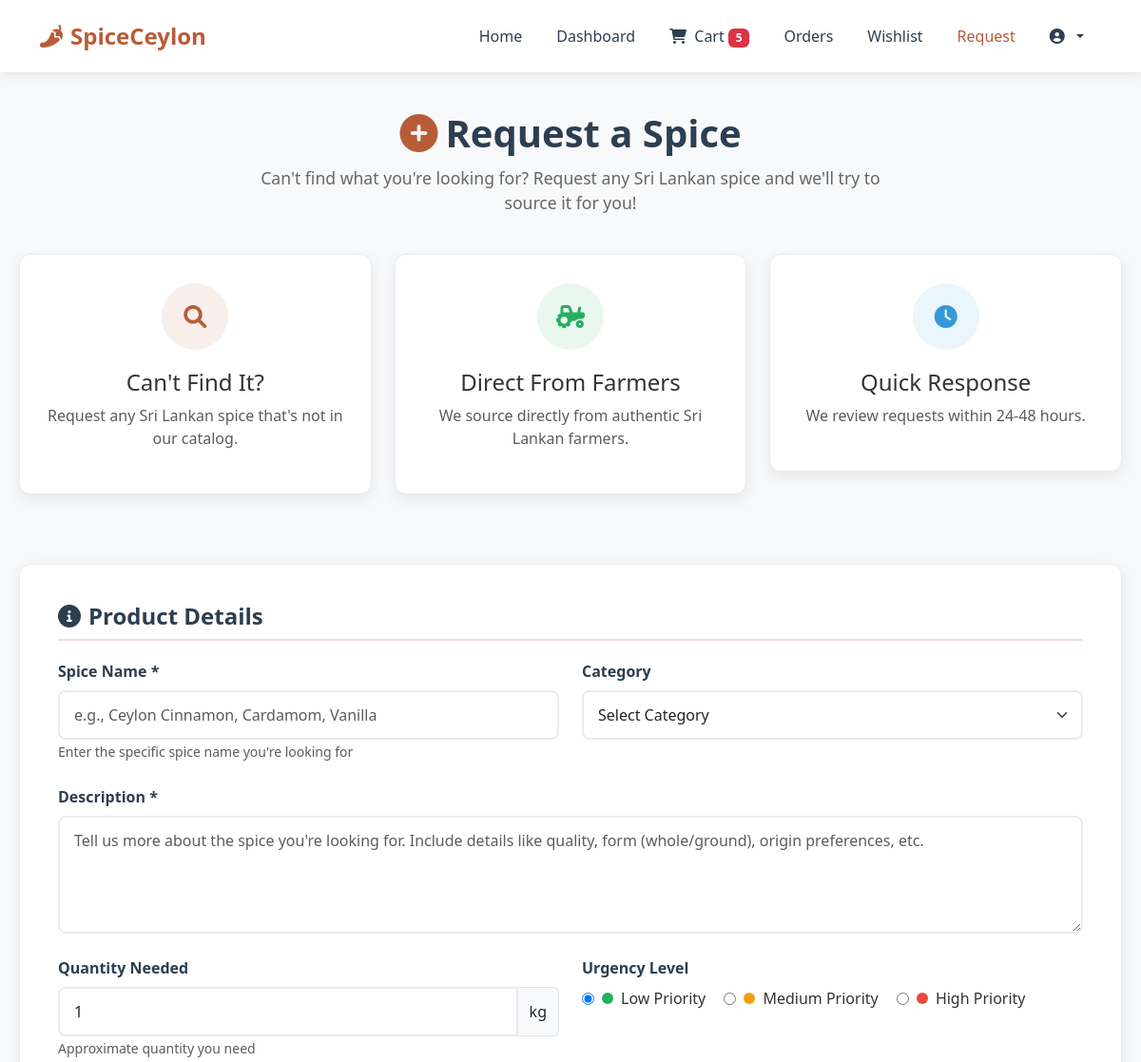
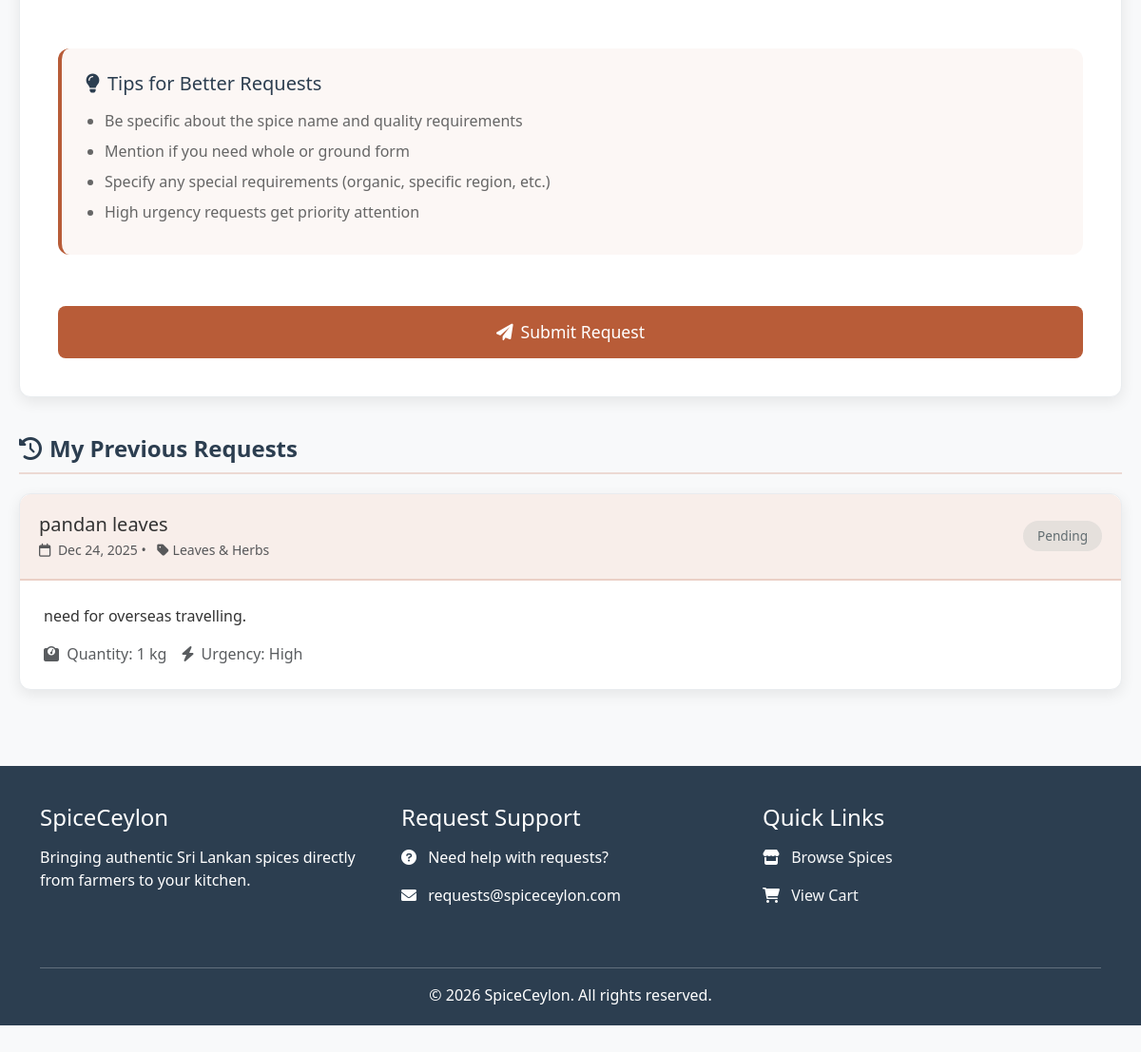
/customer/request.php (signed in), run on an earlier commit of the app's database (2 pictures, top to bottom).
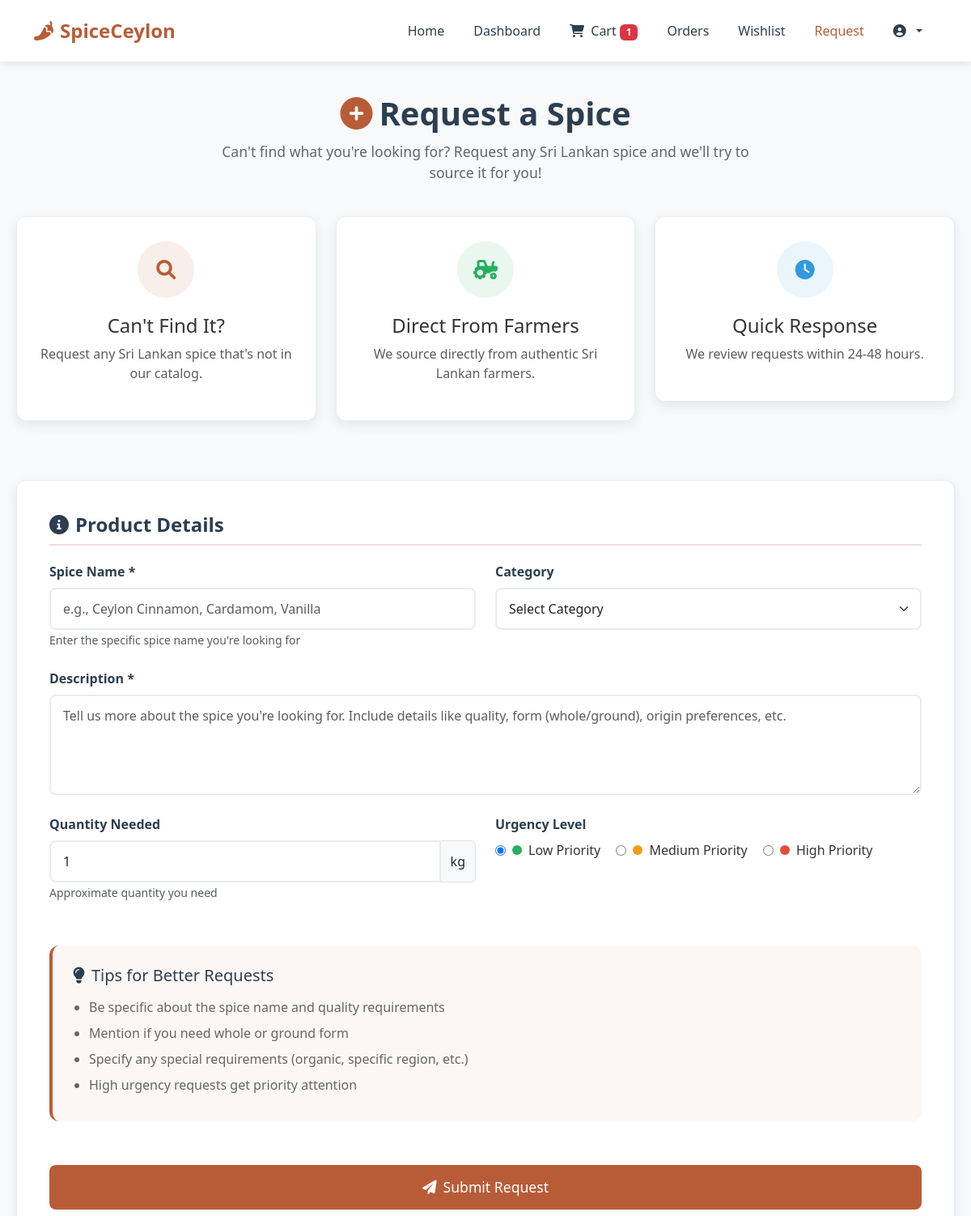
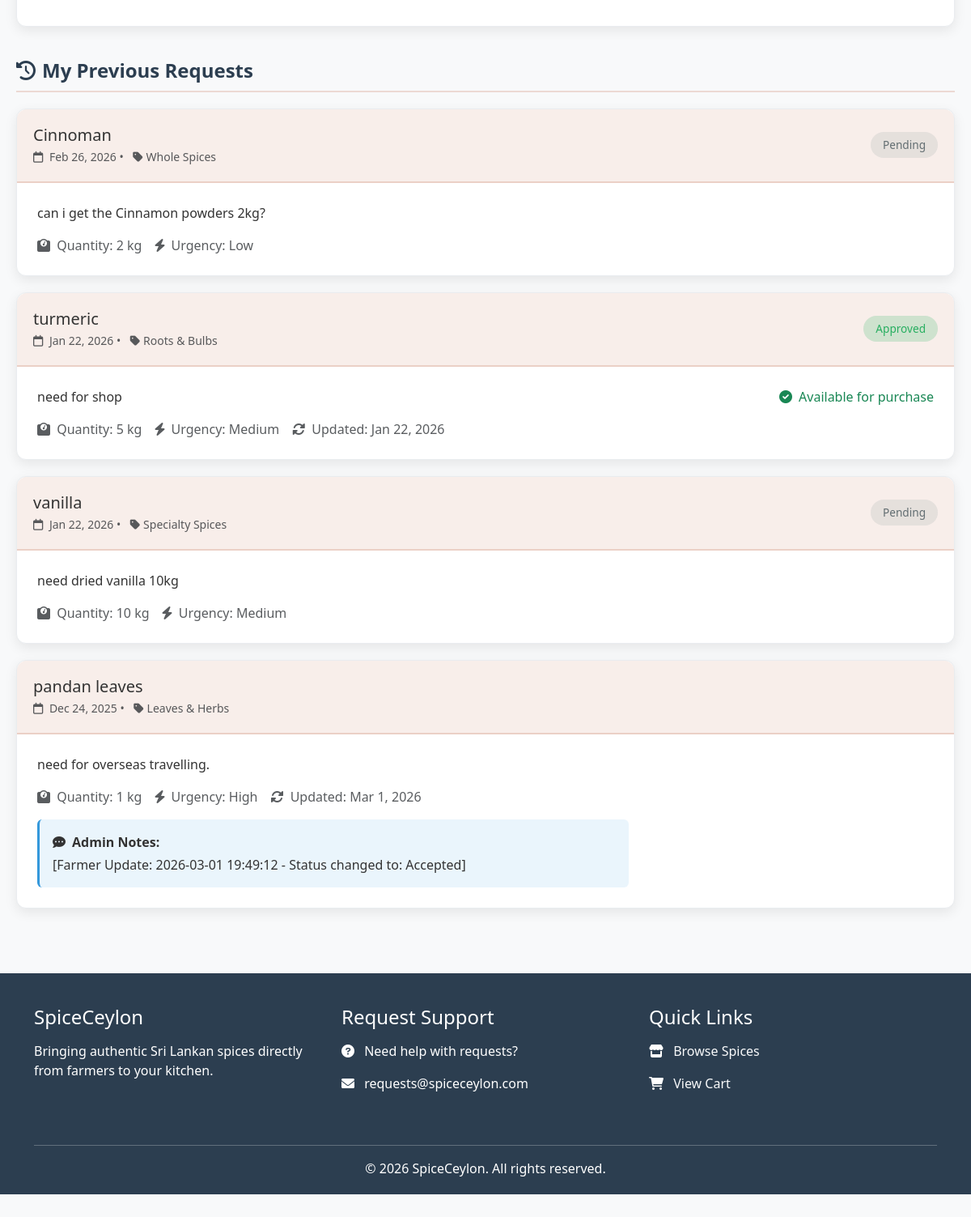
And on a later commit of the database (2 pictures, top to bottom).
### tables this page shows
CREATE TABLE `product_requests` (
  `request_id` int(11) NOT NULL,
  `customer_id` int(11) NOT NULL,
  `product_name` varchar(255) NOT NULL,
  `category` varchar(100) DEFAULT NULL,
  `description` text DEFAULT NULL,
  `quantity_requested` int(11) DEFAULT 1,
  `urgency` enum('Low','Medium','High') DEFAULT 'Medium',
  `status` enum('Pending','Reviewed','Approved','Rejected','Completed') DEFAULT 'Pending',
  `admin_notes` text DEFAULT NULL,
  `created_at` timestamp NOT NULL DEFAULT current_timestamp(),
  `updated_at` timestamp NULL DEFAULT NULL ON UPDATE current_timestamp(),
  `assigned_farmer_id` int(11) DEFAULT NULL
);

### customer/request.php (the view, shortened to what the changed rows need)
<?php
include '../config/db.php';
$user_id = $_SESSION['user_id'];
$requests_query = "SELECT * FROM product_requests WHERE customer_id = ? ORDER BY created_at DESC";
$requests_stmt = $conn->prepare($requests_query);
$requests_stmt->bind_param("i", $user_id);
$requests_stmt->execute();
$requests_result = $requests_stmt->get_result();
$cart_query = "SELECT COUNT(*) as cart_count FROM cart WHERE customer_id = ?";
$cart_stmt = $conn->prepare($cart_query);
$cart_stmt->bind_param("i", $user_id);
$cart_stmt->execute();
$cart_result = $cart_stmt->get_result();
$cart_count = $cart_result->fetch_assoc()['cart_count'];
?>
<!DOCTYPE html>
<html lang="en">
<head>
    <link href="https://cdn.jsdelivr.net/npm/bootstrap@5.3.0/dist/css/bootstrap.min.css" rel="stylesheet">
    <link rel="stylesheet" href="https://cdnjs.cloudflare.com/ajax/libs/font-awesome/6.0.0/css/all.min.css">
</head>
<body>
    <nav class="navbar navbar-expand-lg">
        <div class="container">
            <div class="collapse navbar-collapse">
                <ul class="navbar-nav ms-auto">
                    <li class="nav-item">
                        <a class="nav-link" href="cart.php">
                            <i class="fas fa-shopping-cart me-1"></i> Cart
                            <?php if($cart_count > 0): ?>
                                <span class="badge bg-danger"><?php echo $cart_count; ?></span>
                            <?php endif; ?>
                        </a>
                    </li>
                </ul>
            </div>
        </div>
    </nav>
    <div class="request-container">
        <div class="request-header">
            <h1><i class="fas fa-plus-circle me-2" style="color: var(--spice-red);"></i>Request a Spice</h1>
        </div>
        <div class="form-section">
            <?php if ($requests_result->num_rows > 0): ?>
                <div class="requests-list">
                    <?php while ($request = $requests_result->fetch_assoc()):
                        $statusClass = 'status-' . strtolower($request['status']);
                    ?>
                    <div class="request-card">
                        <div class="request-card-header">
                            <div class="d-flex justify-content-between align-items-center flex-wrap">
                                <div>
                                    <h5 class="mb-1"><?php echo htmlspecialchars($request['product_name']); ?></h5>
                                    <p class="text-muted mb-0 small">
                                        <i class="far fa-calendar me-1"></i>
                                        <?php echo date('M j, Y', strtotime($request['created_at'])); ?>
                                        <?php if ($request['category']): ?>
                                            • <i class="fas fa-tag ms-2 me-1"></i><?php echo htmlspecialchars($request['category']); ?>
                                        <?php endif; ?>
                                    </p>
                                </div>
                                <span class="status-badge <?php echo $statusClass; ?> mt-2 mt-md-0">
                                    <?php echo $request['status']; ?>
                                </span>
                            </div>
                        </div>
                        <div class="request-card-body">
                            <div class="row">
                                <div class="col-md-8">
                                    <p class="mb-3"><?php echo htmlspecialchars($request['description']); ?></p>
                                    <div class="d-flex flex-wrap gap-3">
                                        <span class="text-muted">
                                            <i class="fas fa-weight me-1"></i>
                                            Quantity: <?php echo $request['quantity_requested']; ?> kg
                                        </span>
                                        <span class="text-muted">
                                            <i class="fas fa-bolt me-1"></i>
                                            Urgency: <?php echo $request['urgency']; ?>
                                        </span>
                                        <?php if ($request['updated_at']): ?>
                                            <span class="text-muted">
                                                <i class="fas fa-sync-alt me-1"></i>
                                                Updated: <?php echo date('M j, Y', strtotime($request['updated_at'])); ?>
                                            </span>
                                        <?php endif; ?>
                                    </div>
                                    <?php if ($request['admin_notes']): ?>
                                        <div class="mt-3 p-3 rounded" style="background: rgba(52, 152, 219, 0.1); border-left: 3px solid var(--spice-blue);">
                                            <strong><i class="fas fa-comment-dots me-2"></i>Admin Notes:</strong>
                                            <p class="mb-0 mt-1"><?php echo htmlspecialchars($request['admin_notes']); ?></p>
                                        </div>
                                    <?php endif; ?>
                                </div>
                                <div class="col-md-4 text-md-end mt-3 mt-md-0">
                                    <?php if ($request['status'] == 'Completed'): ?>
                                        <a href="home.php" class="btn btn-sm"
                                           style="background: var(--spice-green); color: white; padding: 8px 20px;">
                                            <i class="fas fa-shopping-cart me-1"></i>Shop Now
                                        </a>
                                    <?php elseif ($request['status'] == 'Approved'): ?>
                                        <span class="text-success">
                                            <i class="fas fa-check-circle me-1"></i>
                                            Available for purchase
                                        </span>
                                    <?php endif; ?>
                                </div>
                            </div>
                        </div>
                    </div>
                    <?php endwhile; ?>
                </div>
            <?php endif; ?>
        </div>
    </div>
</body>
</html>

What changed in the data, as far as the page shows it:
added product_requests: product_name "Cinnoman", created_at "Feb 26, 2026", category "Whole Spices", status "Pending", description "can i get the Cinnamon powders 2kg?", quantity_requested "2", urgency "Low"
added product_requests: product_name "turmeric", created_at "Jan 22, 2026", category "Roots & Bulbs", status "Approved", description "need for shop", quantity_requested "5", urgency "Medium", updated_at "Jan 22, 2026", shows "Available for purchase"
added product_requests: product_name "vanilla", created_at "Jan 22, 2026", category "Specialty Spices", status "Pending", description "need dried vanilla 10kg", quantity_requested "10", urgency "Medium"
changed product_requests "pandan leaves": updated_at (not shown) → "Mar 1, 2026"; admin_notes (not shown) → "[Farmer Update: 2026-03-01 19:49:12 - Status changed to: Accepted]"; status "Pending" → (not shown)
Also different on the page:
$cart_count: "5" → "1"
